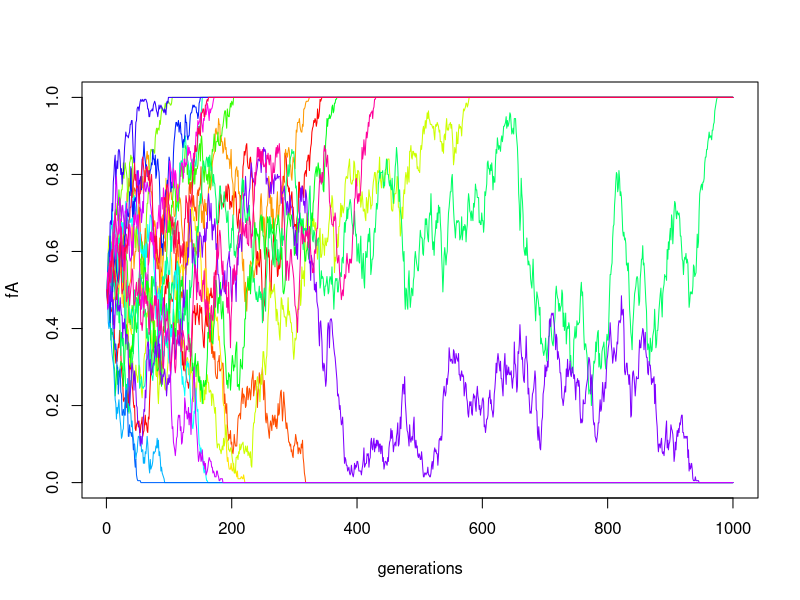
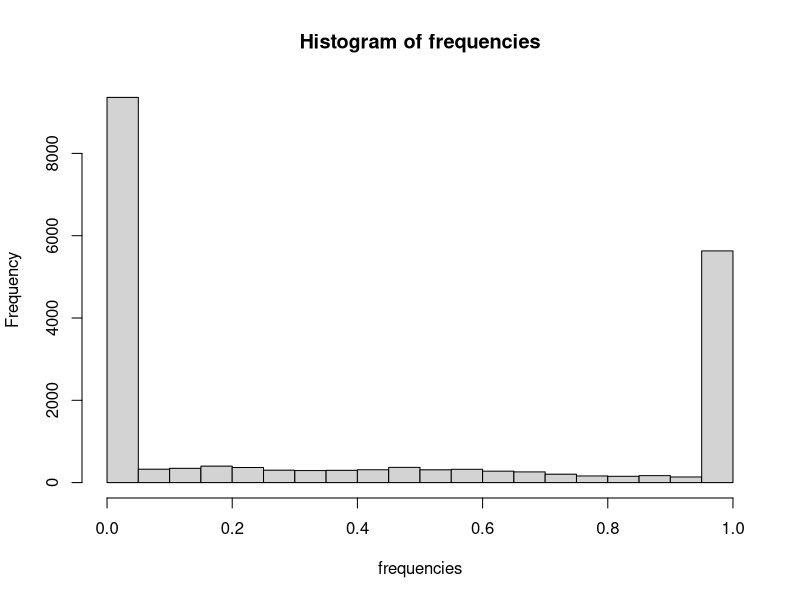
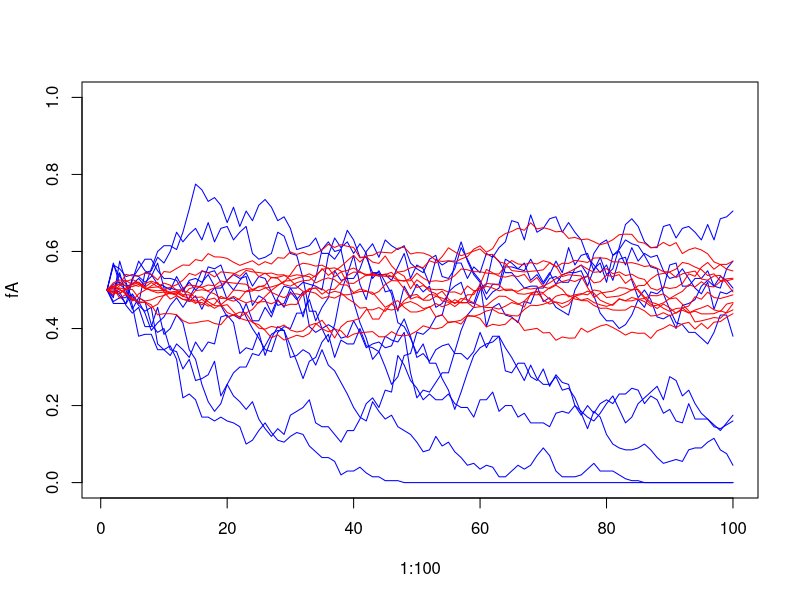
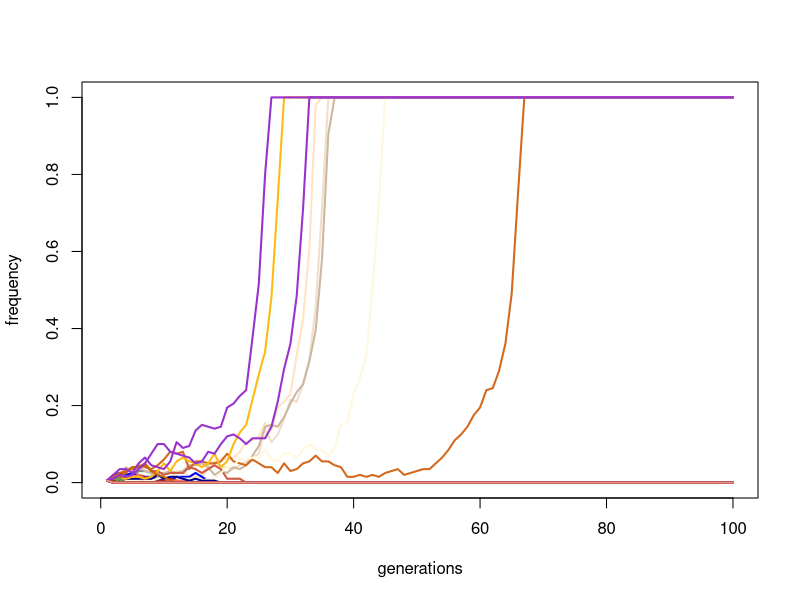

These charts were generated, in order, by the following R code:
#Expected allele frequency
#Genetic Drift

################
#1 Calculate allele frequency after one binomial sampling (over one generation)
N <- 50
fA <- 0.53
frequencies <- mean(rbinom(1, 2*N, fA) / (2*N))
print(frequencies)
################

#2 Over many generations
N <- 150
fA <- 0.53
gen <- 10
nrepl <- 20

N <- 100
gen <- 1000 
nrepl <- 20 
for (j in 1:nrepl) {
  fA <- rep(NA, gen)
  fA[1] <- 0.5
  for (t in 1:(gen-1)) fA[t+1] <- rbinom(1, 2*N, fA[t]) / (2*N)
  if (j==1) plot(x=1:gen, y=fA, xlab="generations", type="l", ylim=c(0,1), col=rainbow(nrepl)[j]) else lines(x=1:gen, y=fA, col=rainbow(nrepl)[j])
}

################

#2 Over many generations
#Initialize matrix to store frequencies for many generations
frequencies <- matrix(0, nrepl, gen)
for (j in 1:nrepl) {
  current_fA <- fA
  for (i in 1:gen) {
    # Simulate allele frequency for the next generation
    current_fA <- rbinom(1, 2*N, current_fA) / (2*N)
    frequencies[j, i] <- current_fA
  }
}

print(frequencies)
hist(frequencies)


################


#3 Effect of population size
# small population (blue)
N <- 100
for (j in 1:10) {
  fA <- rep(NA, 100); fA[1] <- 0.5
  for (t in 1:99) fA[t+1] <- rbinom(1, 2*N, fA[t]) / (2*N)
  if (j==1) plot(x=1:100, y=fA, type="l", ylim=c(0,1), col="blue") else lines(x=1:100, y=fA, col="blue")
}

# large population (red)
N <- 1000
for (j in 1:10) {
  fA <- rep(NA, 100); fA[1] <- 0.5
  for (t in 1:99) fA[t+1] <- rbinom(1, 2*N, fA[t]) / (2*N)
  lines(x=1:100, y=fA, col="red")
}


rbinom(1, 20, 0.5) / 20
rbinom(1, 20000, 0.5) / 20000

# simulateTrajectory
simulateTrajectory <- function(s, N, t=500, nrepl=100) {
  
  cat("2Ns =",2*N*s,"\n")
  
  # initialise frequencies
  fA <- matrix(NA, nrow=nrepl, ncol=t)
  fA[,1] <- 1/(2*N)
  
  # viability
  vAA <- 1
  vAa <- 1 - s
  vaa <- 1 - (2*s)
  
  for (r in 1:nrepl) {
    
    for (i in 2:t) {
      
      # selection
      fpA <- fA[r,i-1] * (2*vAA*fA[r,i-1] + (vAa*(1-fA[r,i-1]))) / (vAA*fA[r,i-1]^2 + 2*vAa*fA[r,i-1]*(1-fA[r,i-1]) + vaa*(1-fA[r,i-1])^2)
      
      if (fpA <= 0) { fA[r,i:t] <- 0; break} # lost
      if (fpA >= 1) { fA[r,i:t] <- 1; break} # fixed
      
      # drift
      fA[r,i] <- sum(sample(x=c(0,1), size=(2*N), replace=T, prob=c((1-fpA),fpA))) / (2*N)
      
    }
    
  }
  
  u <- 0
  if ((2*N*s) > -1) u <- 1/(2*N)
  if ((2*N*s) > 1) u <- 2*s
  
  cat("Lost = ", length(which(fA[,t]==0)), "\n")
  cat("Fixed = ", length(which(fA[,t]==1)), "\t (expected = ", (u*nrepl), ")\n")
  
  return(invisible(fA));
  
}

##### :)
plotTrajectory <- function(fA, ylim=c(0,1), tlim=c(1,NA)) {
  cols <- colors()
  if (is.na(tlim[2])) tlim <- c(1,ncol(fA))
  plot(fA[1,],ylim=ylim,ty="l",xlim=tlim,col=cols[2],xlab="generations",ylab="frequency",lwd=2)
  for (i in 2:nrow(fA)) lines(fA[i,],type="l",col=cols[i+1],lwd=2)
}

plotTrajectory(simulateTrajectory(s=0.001, N=100, t=100, nrepl=100))



